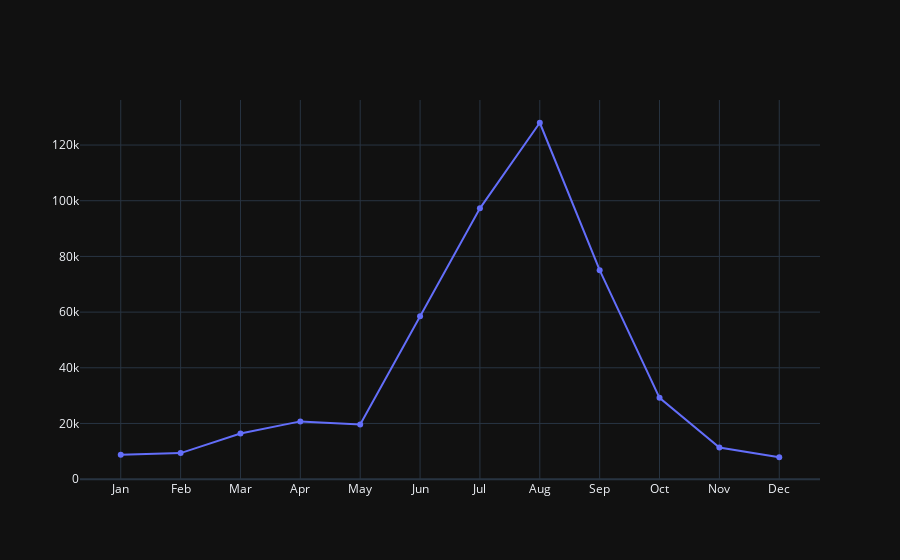
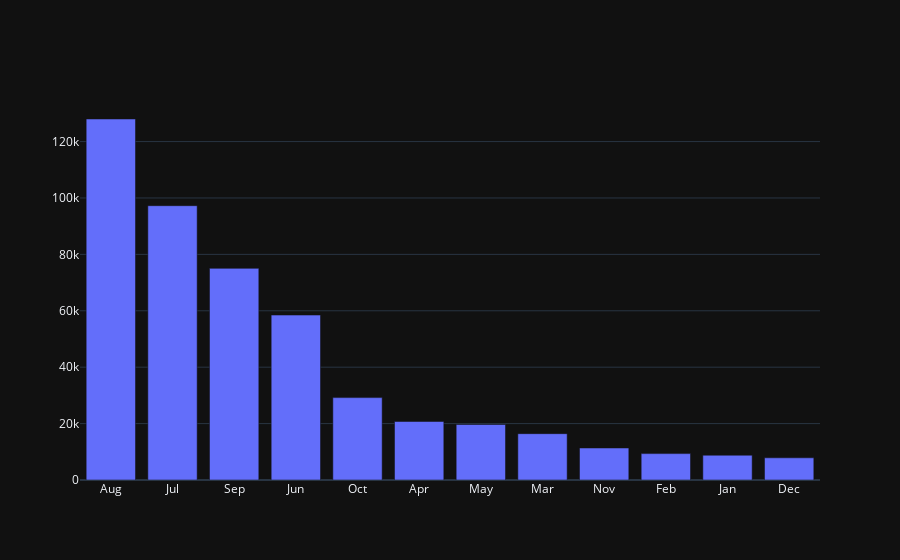

Notebook cell for these charts, in order:
### Code cell
import calendar
fig=go.Figure()
month_count=data[data['confidence'] >= 95]['acq_datetime'].dt.month.value_counts().sort_index()
fig.add_trace(go.Scatter(y=month_count.values,x=[calendar.month_abbr[m] for m in month_count.index]))
fig.show()
month_count.sort_values(ascending=False,inplace=True)
fig=go.Figure()
fig.add_trace(go.Bar(y=month_count.values,x=[calendar.month_abbr[m] for m in month_count.index]))

### Figure 1 — Plotly figure (JSON) as saved in the notebook; plotly's stock layout.template omitted (floating-point values rounded to 4 significant figures)
{"data": [{"x": ["Jan", "Feb", "Mar", "Apr", "May", "Jun", "Jul", "Aug", "Sep", "Oct", "Nov", "Dec"], "y": [8790, 9358, 16427, 20754, 19676, 58482, 97264, 128007, 75046, 29212, 11348, 7872], "type": "scatter"}], "layout": {}}

### Figure 2 — Plotly figure (JSON) as saved in the notebook; plotly's stock layout.template omitted (floating-point values rounded to 4 significant figures)
{"data": [{"x": ["Aug", "Jul", "Sep", "Jun", "Oct", "Apr", "May", "Mar", "Nov", "Feb", "Jan", "Dec"], "y": [128007, 97264, 75046, 58482, 29212, 20754, 19676, 16427, 11348, 9358, 8790, 7872], "type": "bar"}], "layout": {}}
